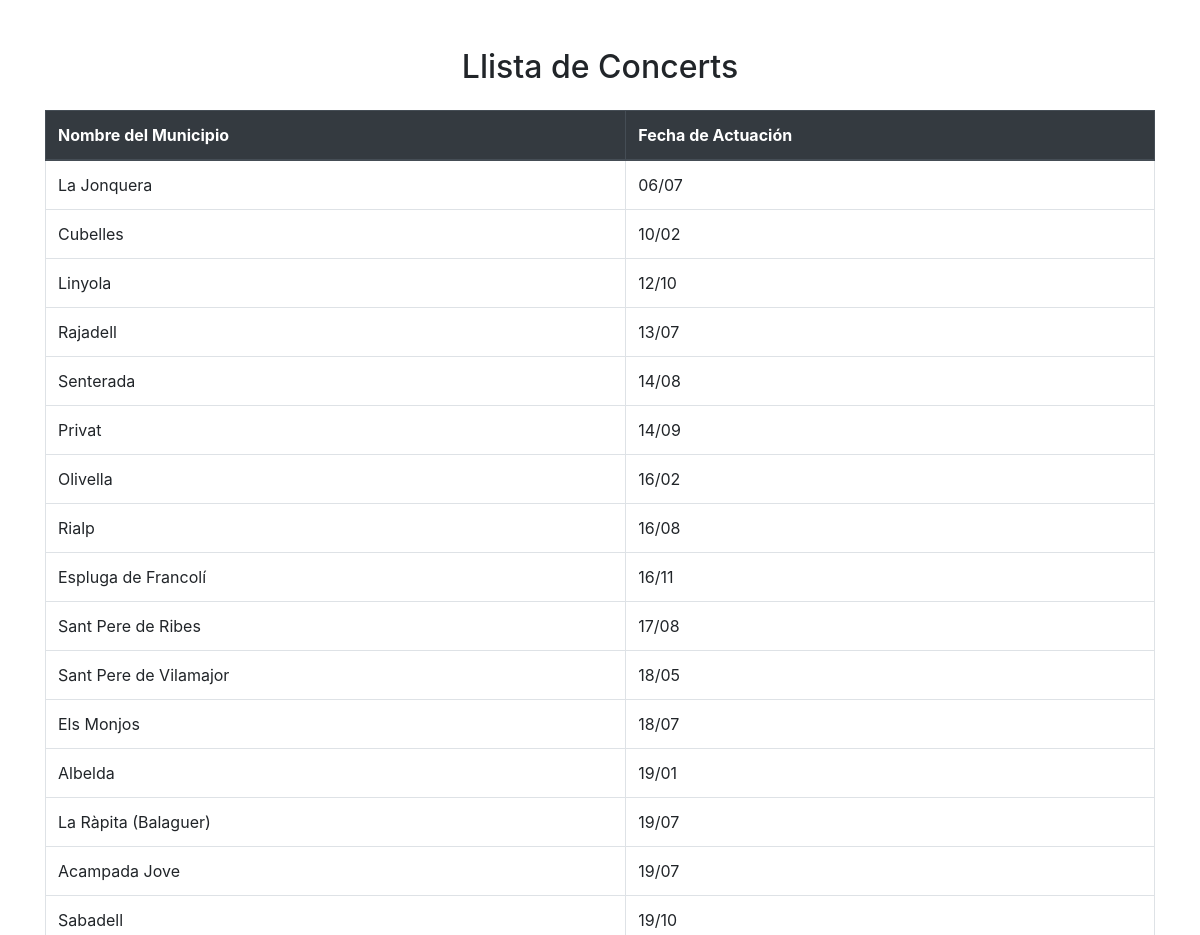
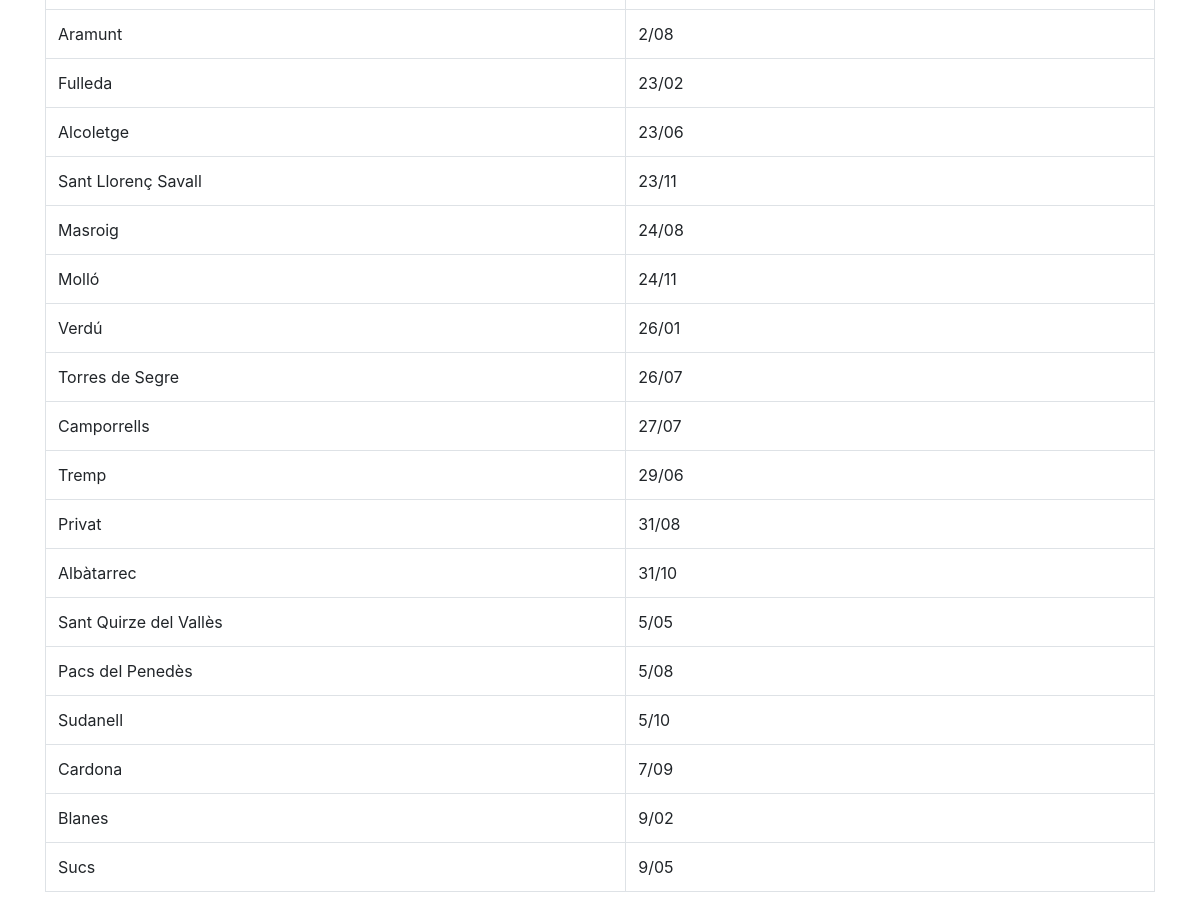
Page /concerts on the committed database (2 pictures, top to bottom).
### main.py (models this page shows)
class Municipio(db.Model):
    id = db.Column(db.Integer, primary_key=True)
    nombre = db.Column(db.String(100), nullable=False)
    fecha_actuacion = db.Column(db.String(20), nullable=True)  # Fecha de actuación
    tocat = db.Column(db.String(3), nullable=False, default='No')  # Si se ha tocado

### main.py (the view)
@app.route('/concerts')
def lista_conciertos():
    municipios_db = Municipio.query.filter_by(tocat='Si').order_by(Municipio.fecha_actuacion).all()
    return render_template('concerts.html', municipios=municipios_db)

### templates/concerts.html (shortened to what this page needs)
<!DOCTYPE html>
<html lang="es">
<head>
    <link rel="stylesheet" href="https://stackpath.bootstrapcdn.com/bootstrap/4.5.2/css/bootstrap.min.css">
</head>
<body>
    <div class="container mt-5">
        <h2 class="text-center mb-4">Llista de Concerts</h2>
        <table class="table table-bordered">
            <thead class="thead-dark">
                <tr>
                    <th>Nombre del Municipio</th>
                    <th>Fecha de Actuación</th>
                </tr>
            </thead>
            <tbody>
                {% for municipio in municipios %}
                <tr>
                    <td>{{ municipio.nombre }}</td>
                    <td>{{ municipio.fecha_actuacion }}</td>
                </tr>
                {% endfor %}
            </tbody>
        </table>
    </div>
</body>
</html>

### rows in the picture
Municipio: nombre "La Jonquera", fecha_actuacion "06/07"
Municipio: nombre "Cubelles", fecha_actuacion "10/02"
Municipio: nombre "Linyola", fecha_actuacion "12/10"
Municipio: nombre "Rajadell", fecha_actuacion "13/07"
Municipio: nombre "Senterada", fecha_actuacion "14/08"
Municipio: nombre "Privat", fecha_actuacion "14/09"
Municipio: nombre "Olivella", fecha_actuacion "16/02"
Municipio: nombre "Rialp", fecha_actuacion "16/08"
Municipio: nombre "Espluga de Francolí", fecha_actuacion "16/11"
Municipio: nombre "Sant Pere de Ribes", fecha_actuacion "17/08"
Municipio: nombre "Sant Pere de Vilamajor", fecha_actuacion "18/05"
Municipio: nombre "Els Monjos", fecha_actuacion "18/07"
Municipio: nombre "Albelda", fecha_actuacion "19/01"
Municipio: nombre "La Ràpita (Balaguer)", fecha_actuacion "19/07"
Municipio: nombre "Acampada Jove", fecha_actuacion "19/07"
Municipio: nombre "Sabadell", fecha_actuacion "19/10"
Municipio: nombre "Aramunt", fecha_actuacion "2/08"
Municipio: nombre "Fulleda", fecha_actuacion "23/02"
Municipio: nombre "Alcoletge", fecha_actuacion "23/06"
Municipio: nombre "Sant Llorenç Savall", fecha_actuacion "23/11"
Municipio: nombre "Masroig", fecha_actuacion "24/08"
Municipio: nombre "Molló", fecha_actuacion "24/11"
Municipio: nombre "Verdú", fecha_actuacion "26/01"
Municipio: nombre "Torres de Segre", fecha_actuacion "26/07"
Municipio: nombre "Camporrells", fecha_actuacion "27/07"
Municipio: nombre "Tremp", fecha_actuacion "29/06"
Municipio: nombre "Privat", fecha_actuacion "31/08"
Municipio: nombre "Albàtarrec", fecha_actuacion "31/10"
Municipio: nombre "Sant Quirze del Vallès", fecha_actuacion "5/05"
Municipio: nombre "Pacs del Penedès", fecha_actuacion "5/08"
Municipio: nombre "Sudanell", fecha_actuacion "5/10"
Municipio: nombre "Cardona", fecha_actuacion "7/09"
Municipio: nombre "Blanes", fecha_actuacion "9/02"
Municipio: nombre "Sucs", fecha_actuacion "9/05"
